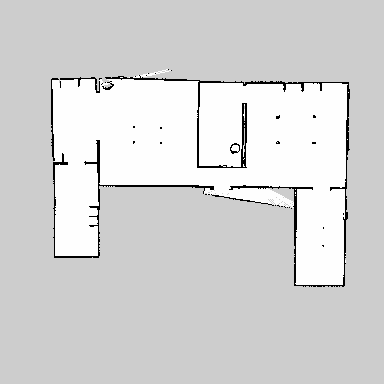
%> input picture shahin1009-PathPlanning-887b67f/Pictures/map.pgm, 384 x 384 px
$ octave RRTOriginal.m   (GNU Octave 9; MATLAB toolbox functions it lacks are replaced by stand-ins)
%> lines starting %> are read from the running program, lines starting %| are printed output that depends on the picture; in (x1, y1, x2, y2) boxes, pixels count from 0 and x2, y2 are one past the last pixel; in counts of white or black regions, pixels touching at a corner belong together; the program's own positions count from 1
clear;
profile on;

% Algorithm Parameters
max_iter = 30000000;
step_size = 20;
radius = 25;
goal_radius = 15;

% Options
flag_show_runtime = 1;     % Showing run time plot
flag_show_randompoint = 0; % Showing random point selection

% [4 lines of commented-out code are left out]
  img1 = imread("Pictures/map.pgm");
%> img1 is the input picture: size 384x384 uint8; min 0, max 254, mean 213.2
% img1 = imread("Pictures/maze3.jpg");

img = imbinarize(im2gray(img1), 0.8);
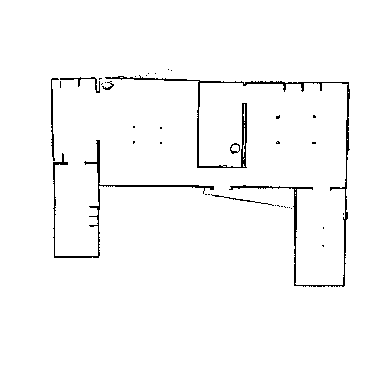
%> img: size 384x384 logical; 97.8% white; black in thin lines or dots, all inside (x1, y1, x2, y2) = (51, 69, 350, 287)
se = strel('disk', 1);
img = ~imdilate(~img, se);
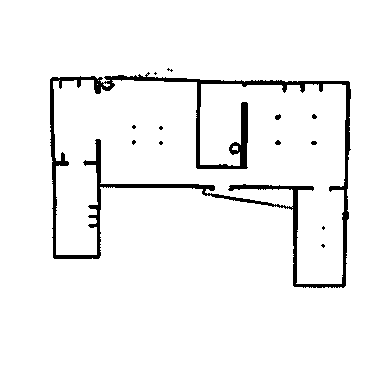
%> img: size 384x384 logical; 95.5% white; 13 black regions (9 under 20 px), largest, box (x1, y1, x2, y2) and area: (50, 72, 351, 288) 6535, (275, 114, 281, 120) 26, (275, 140, 281, 145) 22, (311, 141, 317, 145) 20
map_size = size(img);
%> map_size = [384 384]

figure; % Create a figure handle
set(gcf, 'Position', [100, 100, 800, 600]);
imshow(img, 'InitialMagnification', 'fit');
hold on
title('Select START point, then GOAL point');


% select by the user
%> (the run ends here)
